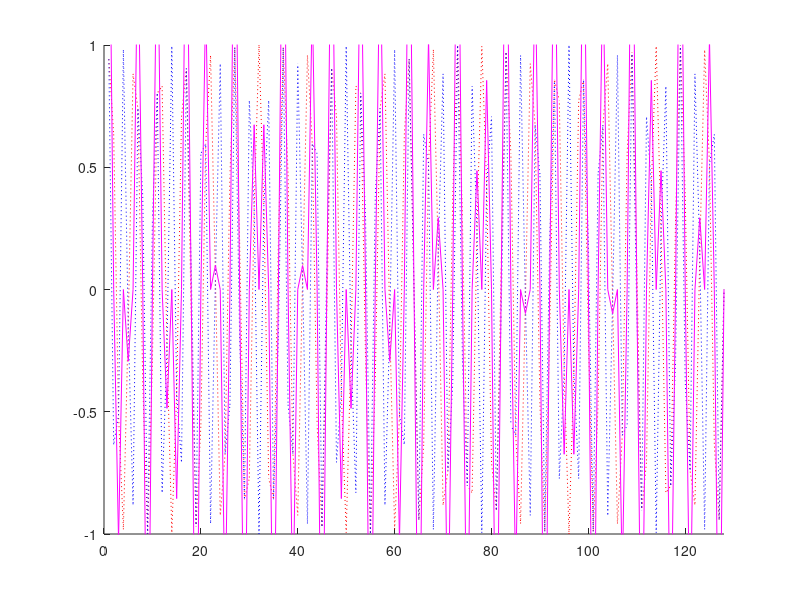

Reproduce this figure in MATLAB.
%% Donnees standard
freqEchantillon = 512.0;
pi = 3.141592;
size = 128;
i = 1:size;

%% Definition du signal 1
signal1.amp = 1.0;
signal1.phase = 0.0;
signal1.freq = 100.0;

%% Definition du signal 2
signal2.amp = 1.0;
signal2.phase = 0.0;
signal2.freq = 156.0;

%% Echantillonage
signal1.sig = signal1.amp * sin(2.0 * pi * signal1.freq * i / freqEchantillon + signal1.phase);
signal2.sig = signal2.amp * sin(2.0 * pi * signal2.freq * i / freqEchantillon + signal2.phase);
signal3.sig = signal1.sig + signal2.sig; % Addition de deux signaux opposés = 0

%% Affichage graphique
close all
figure()
hold on

axis([0 size -1 1]);
plot(signal1.sig, ':r');
plot(signal2.sig, ':b');
plot(signal3.sig, '-m');

hold off